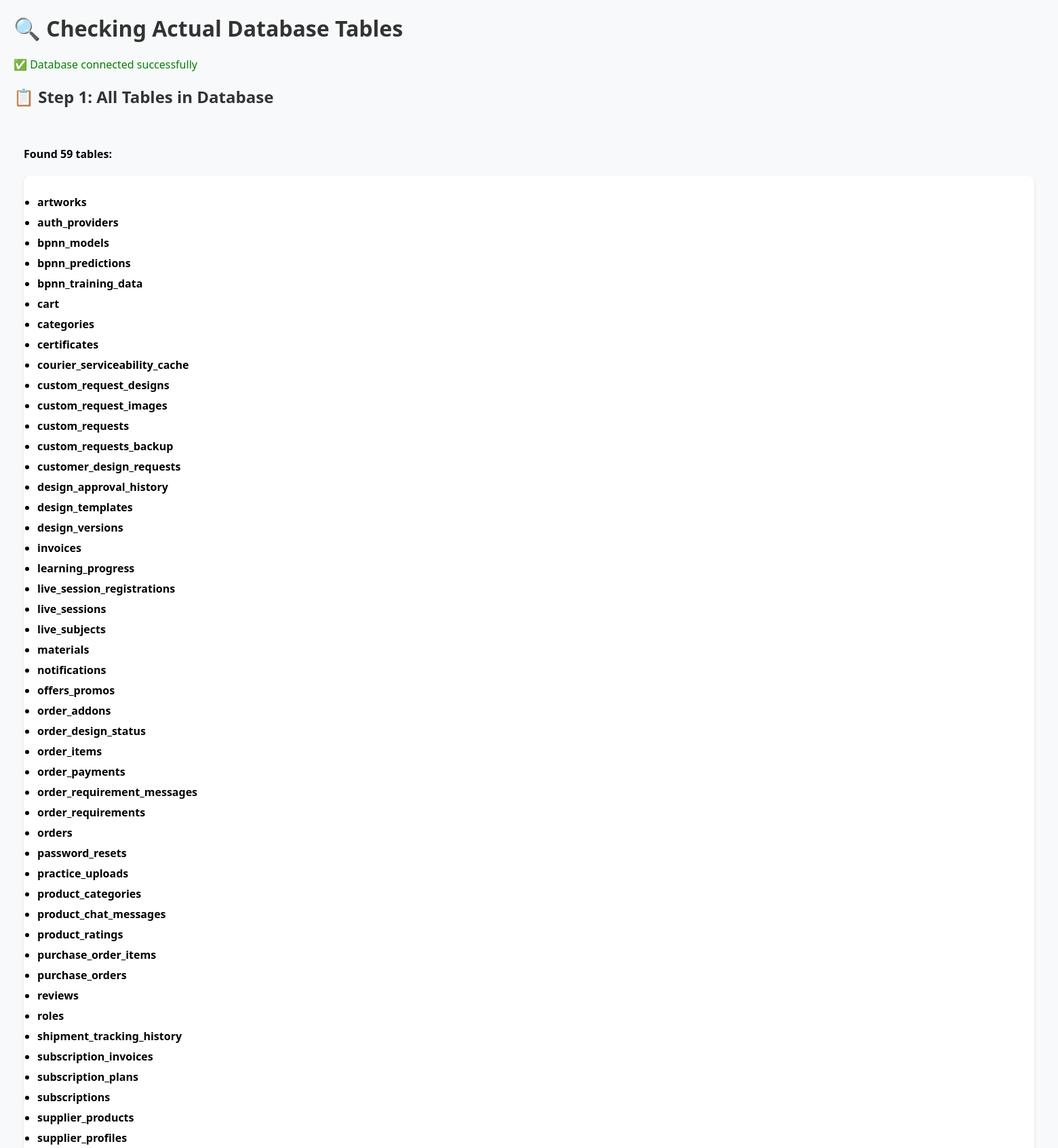
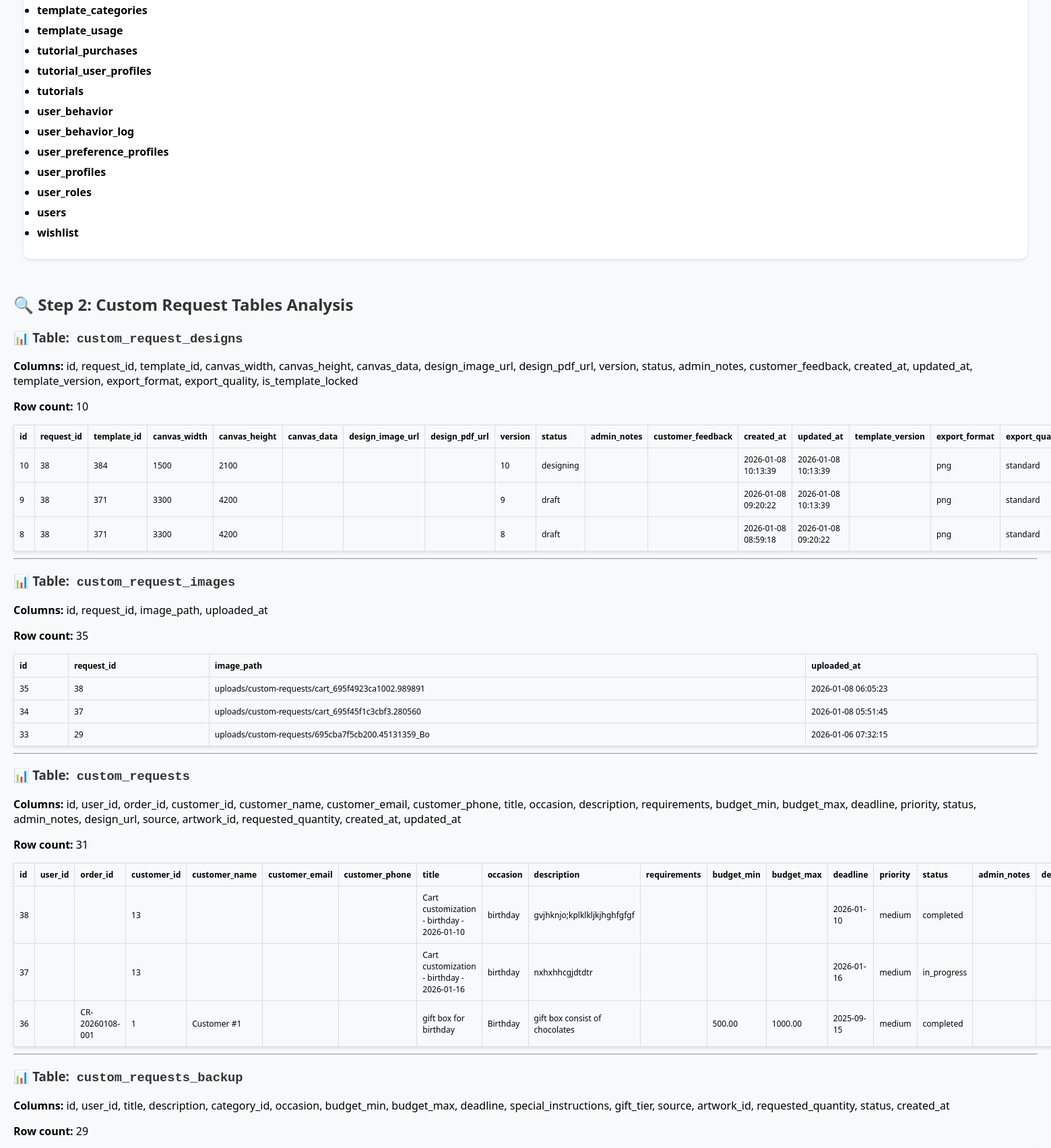
Page /backend/check-actual-tables.php (upper part) on the committed database (2 pictures, top to bottom).
### tables this page shows
CREATE TABLE `custom_request_designs` (
  `id` int(10) UNSIGNED NOT NULL,
  `request_id` int(10) UNSIGNED NOT NULL,
  `template_id` int(10) UNSIGNED DEFAULT NULL,
  `canvas_width` int(11) NOT NULL,
  `canvas_height` int(11) NOT NULL,
  `canvas_data` longtext DEFAULT NULL,
  `design_image_url` varchar(500) DEFAULT NULL,
  `design_pdf_url` varchar(500) DEFAULT NULL,
  `version` int(11) DEFAULT 1,
  `status` enum('draft','designing','design_completed','approved','rejected') DEFAULT 'draft',
  `admin_notes` text DEFAULT NULL,
  `customer_feedback` text DEFAULT NULL,
  `created_at` timestamp NOT NULL DEFAULT current_timestamp(),
  `updated_at` timestamp NOT NULL DEFAULT current_timestamp() ON UPDATE current_timestamp(),
  `template_version` varchar(50) DEFAULT NULL,
  `export_format` enum('png','pdf','jpg') DEFAULT 'png',
  `export_quality` enum('draft','standard','high','print') DEFAULT 'standard',
  `is_template_locked` tinyint(1) DEFAULT 0
);

CREATE TABLE `custom_request_images` (
  `id` int(11) NOT NULL,
  `request_id` int(11) NOT NULL,
  `image_path` varchar(500) NOT NULL,
  `uploaded_at` timestamp NOT NULL DEFAULT current_timestamp()
);

CREATE TABLE `custom_requests` (
  `id` int(10) UNSIGNED NOT NULL,
  `user_id` int(11) DEFAULT NULL,
  `order_id` varchar(100) NOT NULL DEFAULT '',
  `customer_id` int(10) UNSIGNED DEFAULT 0,
  `customer_name` varchar(255) NOT NULL DEFAULT '',
  `customer_email` varchar(255) NOT NULL DEFAULT '',
  `customer_phone` varchar(50) DEFAULT '',
  `title` varchar(255) NOT NULL DEFAULT '',
  `occasion` varchar(100) DEFAULT '',
  `description` text DEFAULT NULL,
  `requirements` text DEFAULT NULL,
  `budget_min` decimal(10,2) DEFAULT 500.00,
  `budget_max` decimal(10,2) DEFAULT 1000.00,
  `deadline` date DEFAULT NULL,
  `priority` enum('low','medium','high') DEFAULT 'medium',
  `status` enum('submitted','pending','in_progress','completed','cancelled') DEFAULT 'pending',
  `admin_notes` text DEFAULT NULL,
  `design_url` varchar(500) DEFAULT '',
  `source` enum('form','cart','admin') DEFAULT 'form',
  `artwork_id` int(11) DEFAULT NULL,
  `requested_quantity` int(11) NOT NULL DEFAULT 1,
  `created_at` timestamp NOT NULL DEFAULT current_timestamp(),
  `updated_at` timestamp NOT NULL DEFAULT current_timestamp() ON UPDATE current_timestamp()
);

### backend/check-actual-tables.php (the view, shortened to what this page needs)
<?php
echo "<h1>🔍 Checking Actual Database Tables</h1>";
try {
    $database = new Database();
    $pdo = $database->getConnection();
    echo "<p style='color: green;'>✅ Database connected successfully</p>";
    echo "<h2>📋 Step 1: All Tables in Database</h2>";
    $tables = $pdo->query("SHOW TABLES")->fetchAll(PDO::FETCH_COLUMN);
    echo "<div style='background: #f8f9fa; padding: 15px; border-radius: 10px; margin: 15px 0;'>";
    echo "<h4>Found " . count($tables) . " tables:</h4>";
    echo "<ul>";
    foreach ($tables as $table) {
        echo "<li><strong>$table</strong></li>";
    }
    echo "</ul>";
    echo "</div>";
    echo "<h2>🔍 Step 2: Custom Request Tables Analysis</h2>";
    $customRequestTables = array_filter($tables, function($table) {
        return strpos($table, 'custom') !== false || strpos($table, 'request') !== false;
    });
    if (empty($customRequestTables)) {
        echo "<p style='color: orange;'>⚠️ No custom request tables found!</p>";
    } else {
        foreach ($customRequestTables as $table) {
            echo "<h3>📊 Table: <code>$table</code></h3>";
            try {
                $columns = $pdo->query("DESCRIBE $table")->fetchAll(PDO::FETCH_ASSOC);
                echo "<p><strong>Columns:</strong> " . implode(', ', array_column($columns, 'Field')) . "</p>";
                $count = $pdo->query("SELECT COUNT(*) FROM $table")->fetchColumn();
                echo "<p><strong>Row count:</strong> $count</p>";
                if ($count > 0) {
                    $sampleData = $pdo->query("SELECT * FROM $table ORDER BY id DESC LIMIT 3")->fetchAll(PDO::FETCH_ASSOC);
                    echo "<table border='1' style='border-collapse: collapse; width: 100%; margin: 10px 0;'>";
                    echo "<tr style='background: #f0f0f0;'>";
                    foreach (array_keys($sampleData[0]) as $column) {
                        echo "<th>$column</th>";
                    }
                    echo "</tr>";
                    foreach ($sampleData as $row) {
                        echo "<tr>";
                        foreach ($row as $value) {
                            $displayValue = is_string($value) ? substr($value, 0, 50) : $value;
                            echo "<td>$displayValue</td>";
                        }
                        echo "</tr>";
                    }
                    echo "</table>";
                }
            } catch (Exception $e) {
                echo "<p style='color: red;'>❌ Error accessing table: " . $e->getMessage() . "</p>";
            }
            echo "<hr>";
        }
    }
} catch (Exception $e) {
    echo "<div style='background: #f8d7da; padding: 20px; border-radius: 10px; margin: 20px 0; border-left: 5px solid #dc3545;'>";
    echo "<h3 style='color: #721c24; margin-top: 0;'>❌ Error Occurred</h3>";
    echo "<p style='color: #721c24;'><strong>Error:</strong> " . $e->getMessage() . "</p>";
    echo "</div>";
}
?>

### backend/check-actual-tables.php (style rules this page uses)
h1, h2, h3 { color: #333; }
table { margin: 15px 0; box-shadow: 0 2px 5px rgba(0,0,0,0.1); }
th, td { padding: 8px; text-align: left; border: 1px solid #ddd; font-size: 12px; }
th { background: #f8f9fa; font-weight: 600; }
ul { background: white; padding: 20px; border-radius: 10px; box-shadow: 0 2px 5px rgba(0,0,0,0.1); }
li { margin: 8px 0; }
code { background: #f8f9fa; padding: 2px 6px; border-radius: 4px; font-family: 'Courier New', monospace; }

### rows in the picture
custom_request_designs: displayValue "10", request "38", template "384", canvas_width "1500", canvas_height "2100", status "designing", displayValue "2026-01-08 10:13:39", export_format "png", export_quality "standard"
custom_request_designs: displayValue "9", request "38", template "371", canvas_width "3300", canvas_height "4200", status "draft", created_at "2026-01-08 09:20:22", updated_at "2026-01-08 10:13:39", export_format "png", export_quality "standard"
custom_request_designs: displayValue "8", request "38", template "371", canvas_width "3300", canvas_height "4200", status "draft", created_at "2026-01-08 08:59:18", updated_at "2026-01-08 09:20:22", export_format "png", export_quality "standard"
custom_request_images: id "35", request "38", image_path "uploads/custom-requests/cart_695f4923ca1002.989891", uploaded_at "2026-01-08 06:05:23"
custom_request_images: id "34", request "37", image_path "uploads/custom-requests/cart_695f45f1c3cbf3.280560", uploaded_at "2026-01-08 05:51:45"
custom_request_images: id "33", request "29", image_path "uploads/custom-requests/695cba7f5cb200.45131359_Bo", uploaded_at "2026-01-06 07:32:15"
custom_requests: id "38", customer "13", title "Cart customization - birthday - 2026-01-10", occasion "birthday", description "gvjhknjo;kplklkljkjhghfgfgf", deadline "2026-01-10", priority "medium", status "completed"
custom_requests: id "37", customer "13", title "Cart customization - birthday - 2026-01-16", occasion "birthday", description "nxhxhhcgjdtdtr", deadline "2026-01-16", priority "medium", status "in_progress"
custom_requests: id "36", order "CR-20260108-001", displayValue "1", customer_name "Customer #1", title "gift box for birthday", occasion "Birthday", description "gift box consist of chocolates", budget_min "500.00", budget_max "1000.00", deadline "2025-09-15", priority "medium", status "completed"

### other values in the picture
count($tables) "59"
$table "artworks"
$table "auth_providers"
$table "bpnn_models"
$table "bpnn_predictions"
$table "bpnn_training_data"
$table "cart"
$table "categories"
$table "certificates"
$table "courier_serviceability_cache"
$table "custom_request_designs"
$table "custom_request_images"
$table "custom_requests"
$table "custom_requests_backup"
$table "customer_design_requests"
